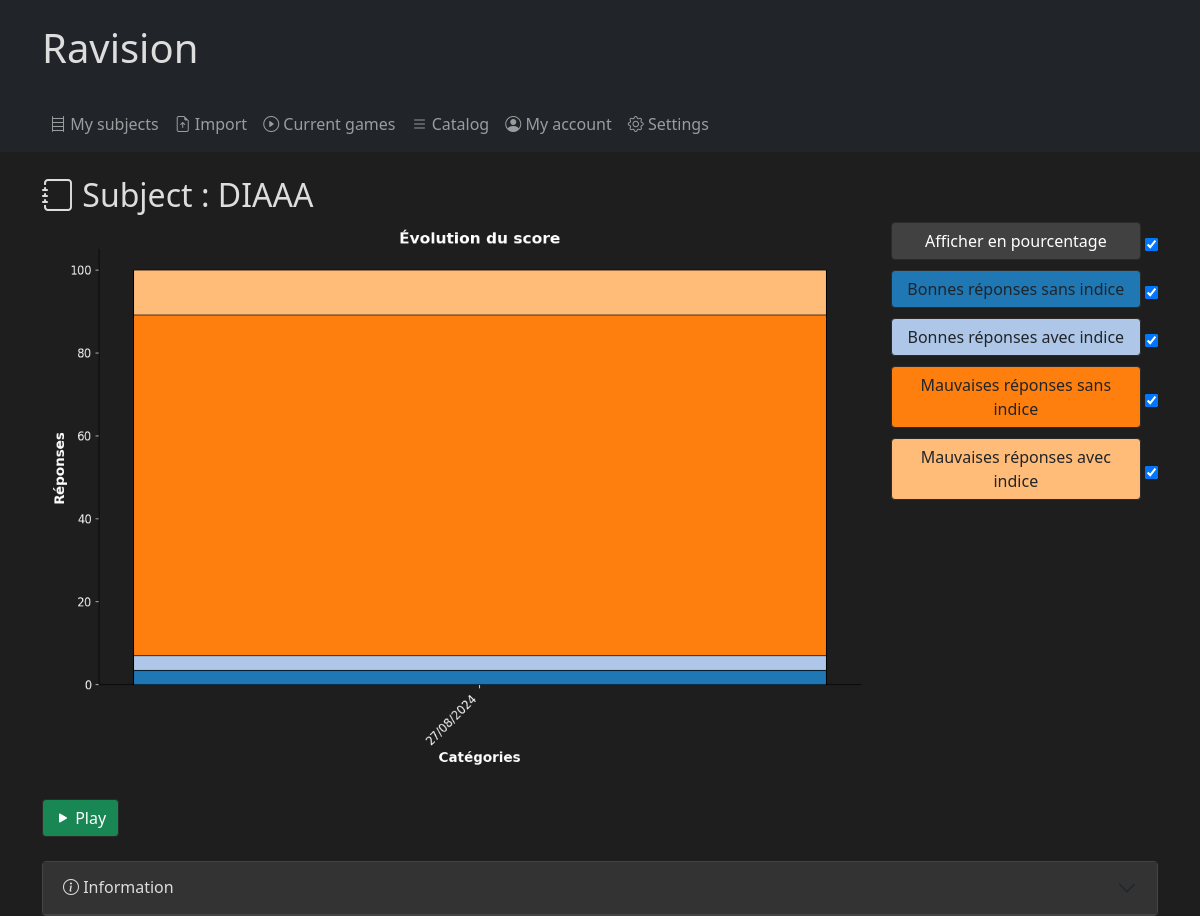
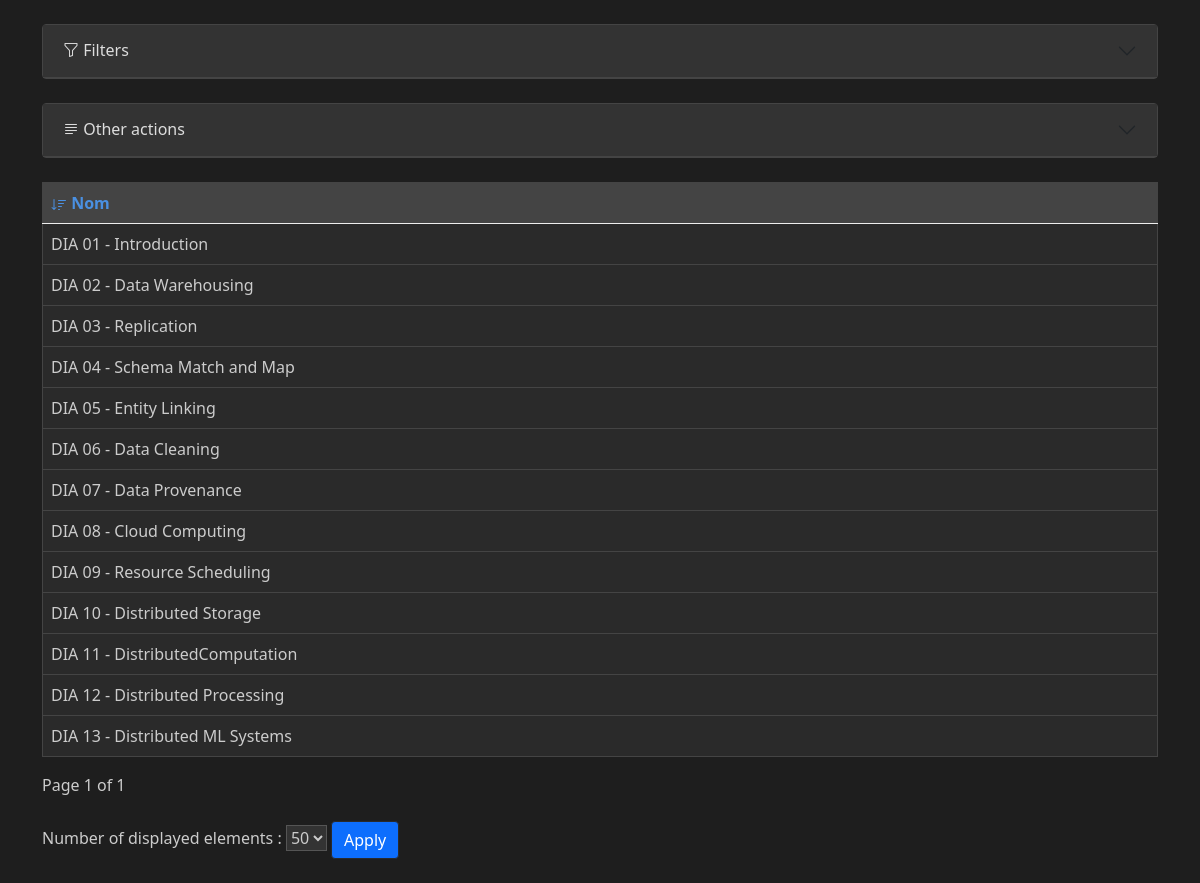
Page /quizz/subject/4/ (signed in) on the committed database (2 pictures, top to bottom).
### quizz/models.py (models this page shows, shortened)
class Subject(models.Model):
    private = models.BooleanField(default=False)
    name = models.CharField(max_length = 255,default="")
    short_name = models.CharField(max_length = 3,default="",unique=True)
    user = models.ForeignKey(User, on_delete=models.CASCADE, null=True)
    def __str__(self):
        return self.name

class Lecture(models.Model):
    name = models.CharField(max_length=255, default="")
    subject = models.ForeignKey(Subject, on_delete=models.CASCADE, default=1)
    user = models.ForeignKey(User, on_delete=models.CASCADE, null=True)
    def as_dict(self):
        return {'name': self.name,}

### quizz/views.py (the view, shortened to what this page needs)
# urls.py: path('subject/<int:id>/', views.subject, name='subject'),
def subject(request, id):
    user = request.user
    filterForm = LectureFilterForm(request.GET)
    subject = get_object_or_404(Subject, pk=id)
    lectures = Lecture.objects.filter(subject_id=id)
    updateForm = SubjectUpdateForm(instance=subject)
    addForm = LectureUpdateForm()
    questions = Question.objects.filter(lecture__in=lectures)
    tests = Test.objects.filter(question__in=questions)
    user_tests = tests.filter(user=user)
    chart = get_custom_scores(user_tests, request)
    if filterForm.is_valid():
        lectures = filterForm.filter_queryset(lectures)
    info = {'Matière':subject,
            'Nombre de chapitres':lectures.count(),
            'Nombre de questions':questions.count()}
    info, chart = get_info_chart(request,info,tests)
    lectures = paginate_children(request,lectures)
    fields = {'name':'Nom'}
    action = 'subject'
    context = prepare_render_context(action, filterForm, lectures, request, fields, object=subject, childurl='lecture', deleteurl='delete_subject', updateForm=updateForm, addForm=addForm,parenturl='subjects', chart=chart, info=info)
    context.update({'export':True})
    return update_page(request,chart,action,context)

### quizz/forms.py (called while the page is built)
    def filter_queryset(self, queryset, **kwargs):
        filters = {}
        for field in self.fields:
            if self.cleaned_data.get(field):
                filters[f"{field}__icontains"] = self.cleaned_data.get(field)
        return queryset.filter(**filters, **kwargs)

### quizz/utils.py (called while the page is built)
def get_custom_scores(tests, request):
    values = ['1', None]
    percentage = (request.GET.get('percentage') in values)
    show_correct_without_hint = (request.GET.get('show_correct_without_hint') in values)
    show_correct_with_hint = (request.GET.get('show_correct_with_hint') in values)
    show_incorrect_without_hint = (request.GET.get('show_incorrect_without_hint') in values)
    show_incorrect_with_hint = (request.GET.get('show_incorrect_with_hint') in values)
    return get_scores(tests, percentage, show_correct_without_hint, show_correct_with_hint, show_incorrect_without_hint, show_incorrect_with_hint, request.dark_mode)

def getChildrenPerPage(request):
    return request.GET.get('children_per_page', DEFAULT_PER_PAGE)

def ajax_check(request):
    return request.headers.get('X-Requested-With') == 'XMLHttpRequest'

def paginate_children(request,children):
    return paginate_queryset(children.order_by(f"{'-' if request.GET.get('order', 'asc') == 'desc' else ''}{request.GET.get('sort_by', 'name')}"), request, getChildrenPerPage(request))

def update_page(request,chart,action,context):
    if ajax_check(request):
        return update_chart(request,chart)
    return render(request, f'quizz/{action}.html', context)

def paginate_queryset(queryset, request, per_page=10):
    paginator = Paginator(queryset, per_page)
    page_number = request.GET.get('page')
    try:
        return paginator.page(page_number)
    except PageNotAnInteger:
        return paginator.page(1)
    except EmptyPage:
        return paginator.page(paginator.num_pages)

def all_test_count(tests,user_tests):
    return {'Nombre de tentatives effectuées':tests.count(),
            'Nombre de tentatives réussies':tests.filter(correct=True).count(),
            'Nombre de tentatives effectuées par moi':user_tests.count(),
            'Nombre de tentatives réussies par moi':user_tests.filter(correct=True).count()}

def get_info_chart(request,info,tests):
    user = request.user
    user_tests = tests.filter(user=user)
    chart = get_custom_scores(user_tests, request)
    info.update(all_test_count(tests,user_tests))
    return info, chart

### quizz/templates/quizz/subject.html
{% extends 'quizz/base.html' %}
{% load i18n %}
{% block content %}
<h2><i class="bi bi-journal"></i> {%trans "Subject"%} : {{ object.name }}</h2>
{% include 'quizz/object.html' %}
{% endblock %}

### quizz/templates/quizz/base.html (shortened to what this page needs)
<!DOCTYPE html>
<html lang="en">
    <head>
        {% load i18n %}
        {%load static%}
        <link rel="stylesheet" href="{% static 'quizz/style.css' %}">
        <link rel="stylesheet" href="https://cdn.jsdelivr.net/npm/bootstrap@5.0.0/dist/css/bootstrap.min.css">
        <link rel="stylesheet" href="https://cdn.jsdelivr.net/npm/bootstrap-icons/font/bootstrap-icons.css">
    </head>
    <body class="{% if request.dark_mode %}dark-mode{% else %}light-mode{% endif %}">
        <header class="bg-dark text-light py-4">
            <div class="container">
                <h1 class="mb-0">Ravision</h1>
            </div>
        </header>
        <nav class="navbar navbar-expand-lg navbar-{% if request.dark_mode %}dark{%else%}light{% endif %} bg-{% if request.dark_mode %}dark{%else%}light{% endif %}">
            <div class="container">
                <ul class="navbar-nav">
                    {% if user.is_authenticated %}
                    <li class="nav-item">
                        <a class="nav-link" href="{% url 'subjects' %}">
                            <i class="bi bi-bookshelf"></i> {% trans "My subjects" %}
                        </a>
                    </li>
                    <li class="nav-item">
                        <a class="nav-link" href="{% url 'import_excel' %}">
                            <i class="bi bi-file-earmark-arrow-up"></i> {% trans "Import" %}
                        </a>
                    </li>
                    <li class="nav-item">
                        <a class="nav-link" href="{% url 'quizzes' %}">
                            <i class="bi bi-play-circle"></i> {% trans "Current games" %}
                        </a>
                    </li>
                    {% endif %}
                    <li class="nav-item">
                        <a class="nav-link" href="{% url 'catalogue' %}">
                            <i class="bi bi-list"></i> {% trans "Catalog" %}
                        </a>
                    {% if user.is_authenticated %}
                    <li class="nav-item">
                        <a class="nav-link" href="{% url 'account' %}">
                            <i class="bi bi-person-circle"></i> {% trans "My account" %}
                        </a>
                    </li>
                    <li class="nav-item">
                        <a class="nav-link" href="{% url 'settings' %}">
                            <i class="bi bi-gear"></i> {% trans "Settings" %}
                        </a>
                    </li>
                    {% endif %}
                </ul>
            </div>
        </nav>
        <main class="container mt-4">
            {% block content %}
            {% endblock %}
        </main>
    </body>
</html>

### quizz/templates/quizz/object.html (shortened to what this page needs)
{% block content %}
{% load i18n %}
{% if chart %}
<div id="chart-container">
{% include 'quizz/object_content/graph.html' %}
<form method="get" id="score-form">
    <label for="percentage" id="label-percentage" class="btn label {% if request.GET.percentage in defaultvis %}label-white{% else %}label-grey{% endif %}">
        Afficher en pourcentage</label>
    <input type="checkbox" id="percentage" name="percentage" value="1"
        {% if request.GET.percentage in defaultvis %}checked{% endif %}
        onchange="submitFormAjax();toggleLabelColor('#label-percentage','label-white');">
    <br />
    <label for="show_correct_without_hint" id="label-cwo" class="btn label {% if request.GET.show_correct_without_hint in defaultvis %}label-navy{% else %}label-grey{% endif %}">Bonnes réponses sans indice</label>
    <input type="checkbox" id="show_correct_without_hint" name="show_correct_without_hint" value="1"
        {% if request.GET.show_correct_without_hint in defaultvis %}checked{% endif %}
        onchange="submitFormAjax();toggleLabelColor('#label-cwo','label-navy');">
    <br />
    <label for="show_correct_with_hint" id="label-cwi" class="btn label {% if request.GET.show_correct_with_hint in defaultvis %}label-blue{% else %}label-grey{% endif %}">Bonnes réponses avec indice</label>
    <input type="checkbox" id="show_correct_with_hint" name="show_correct_with_hint" value="1"
        {% if request.GET.show_correct_with_hint in defaultvis %}checked{% endif %}
        onchange="submitFormAjax();toggleLabelColor('#label-cwi','label-blue');">
    <br />
    <label for="show_incorrect_without_hint" id="label-iwo" class="btn label {% if request.GET.show_incorrect_without_hint in defaultvis %}label-red{% else %}label-grey{% endif %}">Mauvaises réponses sans indice</label>
    <input type="checkbox" id="show_incorrect_without_hint" name="show_incorrect_without_hint" value="1"
        {% if request.GET.show_incorrect_without_hint in defaultvis %}checked{% endif %}
        onchange="submitFormAjax();toggleLabelColor('#label-iwo','label-red');">
    <br />
    <label for="show_incorrect_with_hint" id="label-iwi" class="btn label {% if request.GET.show_incorrect_with_hint in defaultvis %}label-orange{% else %}label-grey{% endif %}">Mauvaises réponses avec indice</label>
    <input type="checkbox" id="show_incorrect_with_hint" name="show_incorrect_with_hint" value="1"
        {% if request.GET.show_incorrect_with_hint in defaultvis %}checked{% endif %}
        onchange="submitFormAjax();toggleLabelColor('#label-iwi','label-orange');">
</form>
</div>
{% endif %}
{% if urls.game %}
    <br />
    <form method="post" action="{% if quizz%}{% url urls.game object.id%}{%elif object %}{% url urls.game urls.action object.id%}{% else %}{% url urls.game urls.action 0 %}{% endif %}">
        <button type="submit" class="btn btn-success" name="action" value="play"><i class="bi bi-play-fill"></i> {%trans "Play"%}</button>
    </form>
{% endif %}
<br />
{% if info %}
{% include 'quizz/object_content/info.html'%}
{% endif %}
{% if forms.filter %}
<br />
<div class="accordion" id="filterAccordion2">
    <div class="accordion-item">
        <h2 class="accordion-header" id="filterHeading2">
            <button class="accordion-button collapsed" type="button" data-bs-toggle="collapse" data-bs-target="#filterCollapse2" aria-expanded="true" aria-controls="filterCollapse2">
                <i class="bi bi-funnel"></i>&nbsp;{%trans "Filters"%}
            </button>
        </h2>
    </div>
</div>
{% endif %}
<br />
<div class="accordion" id="filterAccordion3">
    <div class="accordion-item">
        <h2 class="accordion-header" id="filterHeading3">
            <button class="accordion-button collapsed" type="button" data-bs-toggle="collapse" data-bs-target="#filterCollapse3" aria-expanded="true" aria-controls="filterCollapse3">
                <i class="bi bi-justify-left"></i>&nbsp;{%trans "Other actions"%}
            </button>
        </h2>
    </div>
</div>
<br />
<table class="table">
    <thead>
        <tr>
            {% for field, label in fields.items %}
            <th>
                <a style="text-decoration:none" href="?sort_by={{ field }}&order={% if sort_by == field %}{% if order == 'desc' %}asc{% else %}desc{% endif %}{% else %}asc{% endif %}&children_per_page={{children_per_page}}">
                    <svg xmlns="http://www.w3.org/2000/svg" width="16" height="16" fill="currentColor" class="bi bi-sort-down{% if sort_by == field %} {% if order == 'desc' %}rotate180{% endif %}{% endif %}" viewBox="0 0 16 16">
                        <path d="M3.5 2.5a.5.5 0 0 0-1 0v8.793l-1.146-1.147a.5.5 0 0 0-.708.708l2 1.999.007.007a.497.497 0 0 0 .7-.006l2-2a.5.5 0 0 0-.707-.708L3.5 11.293zm3.5 1a.5.5 0 0 1 .5-.5h7a.5.5 0 0 1 0 1h-7a.5.5 0 0 1-.5-.5M7.5 6a.5.5 0 0 0 0 1h5a.5.5 0 0 0 0-1zm0 3a.5.5 0 0 0 0 1h3a.5.5 0 0 0 0-1zm0 3a.5.5 0 0 0 0 1h1a.5.5 0 0 0 0-1z"/>
                    </svg>
                 {{ label }}</a>
            </th>
            {% endfor %}
        </tr>
    </thead>
    <tbody>
        {% for object in children %}
        <tr class="object-row" data-url="{% url urls.child id=object.id%}">
            {% for key, value in object.as_dict.items %}
            <td>{{ value|default:"<span style='color: darkred;font-weight: bold;'>?</span>" }}</td>
            {% endfor %}
        </tr>
        {% endfor %}
    </tbody>
</table>
{% if children %}
<div class="pagination">
    <span class="step-links">
        <span class="current">
            {%trans "Page"%} {{ children.number }} {%trans "-page- of"%} {{ children.paginator.num_pages }}
        </span>
    </span>
</div>
<br />
<form method="get" action="{% if object.id %}{% url urls.action id=object.id%}{% else %}{% url urls.action %}{% endif %}">
    <label for="children_per_page">{%trans "Number of displayed elements"%} :</label>
    <select name="children_per_page" id="children_per_page">
        {% for option in amounts_of_children %}
            <option value="{{ option }}" {% if children_per_page == option %} selected {% endif %}>{{ option }}</option>
        {% endfor %}
    </select>
    <button type="submit" class="btn btn-primary">{%trans "Apply"%}</button>
</form>
<br />
{% endif %}
{% endblock %}

### quizz/templates/quizz/object_content/graph.html (shortened to what this page needs)
<div id="graph-container">
    <div class="image-container position-relative">
        {%if chart %}<img class="img-fluid" />{% endif %}
    </div>
</div>

### quizz/templates/quizz/object_content/info.html (shortened to what this page needs)
{% load i18n %}
<div class="accordion" id="filterAccordion1">
    <div class="accordion-item">
        <h2 class="accordion-header" id="filterHeading1">
            <button class="accordion-button collapsed" type="button" data-bs-toggle="collapse" data-bs-target="#filterCollapse1" aria-expanded="true" aria-controls="filterCollapse1">
                <i class="bi bi-info-circle"></i>&nbsp;{% trans "Information" %}
            </button>
        </h2>
    </div>
</div>

### quizz/templates/quizz/object_content/new_element.html (shortened to what this page needs)
{% load i18n %}

### quizz/static/quizz/style.css (style rules this page uses)
#chart-container { display: flex; flex-wrap: wrap; }
#graph-container { flex: 1; margin-right: 20px; min-width: 400px; min-height: 300px; }
body.dark-mode { background-color: #1e1e1e; color: #ccc; }
body.dark-mode a { color: #4a90e2; }
body.dark-mode .btn { border: 1px solid #2a2a2a; }
body.dark-mode input, body.dark-mode textarea, body.dark-mode select { background-color: #333; color: #ccc; border: 1px solid #555; }
body.dark-mode table th, body.dark-mode table td { border: 1px solid #444; }
body.dark-mode table { background-color: #2a2a2a; color: #ccc; }
body.dark-mode table th { background-color: #444; color: #eee; }
body.dark-mode h1, body.dark-mode h2, body.dark-mode h3, body.dark-mode h4, body.dark-mode h5, body.dark-mode h6 { color: #ddd; }
body.dark-mode .accordion-item { background-color: #2a2a2a; border: 1px solid #444; }
body.dark-mode .accordion-header { background-color: #333; border-bottom: 1px solid #444; }
body.dark-mode .accordion-button { background-color: #333; color: #ddd; border: none; }
.label { color:white; display: inline-block; width: 250px; padding: 10px; margin-bottom: 10px; text-align: left; cursor: pointer; border: 1px solid #ccc; border-radius: 5px; }
body.dark-mode .label-white { background-color: #414141; color: white; }
body.dark-mode .label-red { background-color: #ff7f0e; }
body.dark-mode .label-orange { background-color: #ffbb78; }
body.dark-mode .label-navy { background-color: #1f77b4; }
body.dark-mode .label-blue { background-color: #aec7e8; }

### rows in the picture
Subject: name "DIAAA"
Lecture: as_dict "DIA 01 - Introduction"
Lecture: as_dict "DIA 02 - Data Warehousing"
Lecture: as_dict "DIA 03 - Replication"
Lecture: as_dict "DIA 04 - Schema Match and Map"
Lecture: as_dict "DIA 05 - Entity Linking"
Lecture: as_dict "DIA 06 - Data Cleaning"
Lecture: as_dict "DIA 07 - Data Provenance"
Lecture: as_dict "DIA 08 - Cloud Computing"
Lecture: as_dict "DIA 09 - Resource Scheduling"
Lecture: as_dict "DIA 10 - Distributed Storage"
Lecture: as_dict "DIA 11 - DistributedComputation"
Lecture: as_dict "DIA 12 - Distributed Processing"
Lecture: as_dict "DIA 13 - Distributed ML Systems"

### other values in the picture
{{ label }} "Nom"
{{ children.number }} "1"
{{ children.paginator.num_pages }} "1"
form field children_per_page "50"
